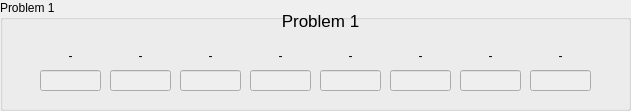
  <widget class="QGroupBox" name="groupBox">
   <property name="enabled">
    <bool>true</bool>
   </property>
   <property name="geometry">
    <rect>
     <x>10</x>
     <y>0</y>
     <width>631</width>
     <height>111</height>
    </rect>
   </property>
   <property name="title">
    <string>Problem 1</string>
   </property>
   <widget class="QLabel" name="Problem1">
    <property name="enabled">
     <bool>true</bool>
    </property>
    <property name="geometry">
     <rect>
      <x>280</x>
      <y>0</y>
      <width>81</width>
      <height>41</height>
     </rect>
    </property>
    <property name="font">
     <font>
      <pointsize>13</pointsize>
     </font>
    </property>
    <property name="text">
     <string>Problem 1</string>
    </property>
    <property name="alignment">
     <set>Qt::AlignCenter</set>
    </property>
   </widget>
   <widget class="QLabel" name="oneAlbl">
    <property name="enabled">
     <bool>true</bool>
    </property>
    <property name="geometry">
     <rect>
      <x>30</x>
      <y>40</y>
      <width>81</width>
      <height>31</height>
     </rect>
    </property>
    <property name="text">
     <string>-</string>
    </property>
    <property name="alignment">
     <set>Qt::AlignCenter</set>
    </property>
   </widget>
   <widget class="QLineEdit" name="oneAtxt">
    <property name="enabled">
     <bool>false</bool>
    </property>
    <property name="geometry">
     <rect>
      <x>40</x>
      <y>70</y>
      <width>61</width>
      <height>21</height>
     </rect>
    </property>
   </widget>
   <widget class="QLineEdit" name="oneBtxt">
    <property name="enabled">
     <bool>false</bool>
    </property>
    <property name="geometry">
     <rect>
      <x>110</x>
      <y>70</y>
      <width>61</width>
      <height>21</height>
     </rect>
    </property>
   </widget>
   <widget class="QLabel" name="oneBlbl">
    <property name="enabled">
     <bool>true</bool>
    </property>
    <property name="geometry">
     <rect>
      <x>100</x>
      <y>40</y>
      <width>81</width>
      <height>31</height>
     </rect>
    </property>
    <property name="text">
     <string>-</string>
    </property>
    <property name="alignment">
     <set>Qt::AlignCenter</set>
    </property>
   </widget>
   <widget class="QLineEdit" name="oneCtxt">
    <property name="enabled">
     <bool>false</bool>
    </property>
    <property name="geometry">
     <rect>
      <x>180</x>
      <y>70</y>
      <width>61</width>
      <height>21</height>
     </rect>
    </property>
   </widget>
   <widget class="QLabel" name="oneClbl">
    <property name="enabled">
     <bool>true</bool>
    </property>
    <property name="geometry">
     <rect>
      <x>170</x>
      <y>40</y>
      <width>81</width>
      <height>31</height>
     </rect>
    </property>
    <property name="text">
     <string>-</string>
    </property>
    <property name="alignment">
     <set>Qt::AlignCenter</set>
    </property>
   </widget>
   <widget class="QLabel" name="oneDlbl">
    <property name="enabled">
     <bool>true</bool>
    </property>
    <property name="geometry">
     <rect>
      <x>240</x>
      <y>40</y>
      <width>81</width>
      <height>31</height>
     </rect>
    </property>
    <property name="text">
     <string>-</string>
    </property>
    <property name="alignment">
     <set>Qt::AlignCenter</set>
    </property>
   </widget>
   <widget class="QLineEdit" name="oneDtxt">
    <property name="enabled">
     <bool>false</bool>
    </property>
    <property name="geometry">
     <rect>
      <x>250</x>
      <y>70</y>
      <width>61</width>
      <height>21</height>
     </rect>
    </property>
   </widget>
   <widget class="QLabel" name="oneElbl">
    <property name="enabled">
     <bool>true</bool>
    </property>
    <property name="geometry">
     <rect>
      <x>310</x>
      <y>40</y>
      <width>81</width>
      <height>31</height>
     </rect>
    </property>
    <property name="text">
     <string>-</string>
    </property>
    <property name="alignment">
     <set>Qt::AlignCenter</set>
    </property>
   </widget>
   <widget class="QLineEdit" name="oneEtxt">
    <property name="enabled">
     <bool>false</bool>
    </property>
    <property name="geometry">
     <rect>
      <x>320</x>
      <y>70</y>
      <width>61</width>
      <height>21</height>
     </rect>
    </property>
   </widget>
   <widget class="QLabel" name="oneFlbl">
    <property name="enabled">
     <bool>true</bool>
    </property>
    <property name="geometry">
     <rect>
      <x>380</x>
      <y>40</y>
      <width>81</width>
      <height>31</height>
     </rect>
    </property>
    <property name="text">
     <string>-</string>
    </property>
    <property name="alignment">
     <set>Qt::AlignCenter</set>
    </property>
   </widget>
   <widget class="QLineEdit" name="oneFtxt">
    <property name="enabled">
     <bool>false</bool>
    </property>
    <property name="geometry">
     <rect>
      <x>390</x>
      <y>70</y>
      <width>61</width>
      <height>21</height>
     </rect>
    </property>
   </widget>
   <widget class="QLabel" name="oneGlbl">
    <property name="enabled">
     <bool>true</bool>
    </property>
    <property name="geometry">
     <rect>
      <x>450</x>
      <y>40</y>
      <width>81</width>
      <height>31</height>
     </rect>
    </property>
    <property name="text">
     <string>-</string>
    </property>
    <property name="alignment">
     <set>Qt::AlignCenter</set>
    </property>
   </widget>
   <widget class="QLineEdit" name="oneGtxt">
    <property name="enabled">
     <bool>false</bool>
    </property>
    <property name="geometry">
     <rect>
      <x>460</x>
      <y>70</y>
      <width>61</width>
      <height>21</height>
     </rect>
    </property>
   </widget>
   <widget class="QLabel" name="oneHlbl">
    <property name="enabled">
     <bool>true</bool>
    </property>
    <property name="geometry">
     <rect>
      <x>520</x>
      <y>40</y>
      <width>81</width>
      <height>31</height>
     </rect>
    </property>
    <property name="text">
     <string>-</string>
    </property>
    <property name="alignment">
     <set>Qt::AlignCenter</set>
    </property>
   </widget>
   <widget class="QLineEdit" name="oneHtxt">
    <property name="enabled">
     <bool>false</bool>
    </property>
    <property name="geometry">
     <rect>
      <x>530</x>
      <y>70</y>
      <width>61</width>
      <height>21</height>
     </rect>
    </property>
   </widget>
  </widget>
